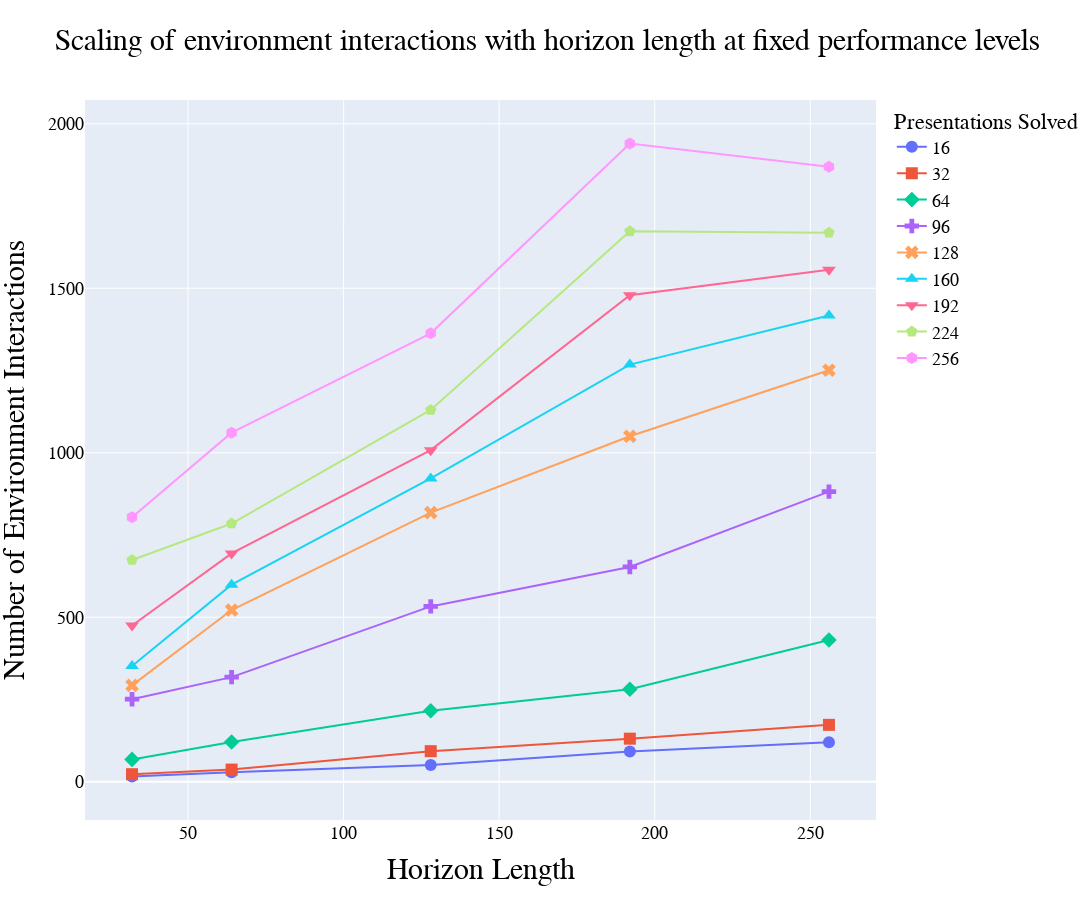

Notebook code cell kept with this figure:
### Code cell
import plotly.graph_objects as go

# Create a scatter plot for each (k, v) pair in the dictionary using Plotly
fig = go.Figure()

marker_shapes = ['circle', 'square', 'diamond', 'cross', 'x', 'triangle-up', 'triangle-down', 'pentagon', 'hexagon']

for states_type in new_outs.keys():
    for idx, (k, v) in enumerate(new_outs[states_type].items()):
        if k < 300 and states_type == "all":
            x = list([h for h in v.keys() if h >= 32])
            x.sort()
            y = [v[kp] for kp in x]
            fig.add_trace(go.Scatter(x=x, y=y, mode='lines+markers', name=f'{k}',
                                    marker=dict(size=12, symbol=marker_shapes[idx % len(marker_shapes)])))

# Add legend and labels
fig.update_layout(
    title='Scaling of environment interactions with horizon length at fixed performance levels',
    title_font=dict(size=30, family='Arial', color='black'),
    xaxis=dict(#type='log', 
                title='Horizon Length',
                title_font=dict(size=30, family='Helvetica', color='black'),
                tickfont=dict(size=18, family='Helvetica', color='black')),
    yaxis=dict(#type='log', 
                title='Number of Environment Interactions',
                title_font=dict(size=30, family='Helvetica', color='black'),
                tickfont=dict(size=18, family='Helvetica', color='black')),
    legend=dict(
    font=dict(size=18, family='Arial', color='black'),
    ),
    legend_title='Presentations Solved',
    # template='plotly_white',
    width=1200,
    height=900
)

import os
if not os.path.exists("images"):
    os.mkdir("images")

# fig.write_image("images/env_vs_horizon.pdf")
fig.show()

### Figure 1 — Plotly figure (JSON) as saved in the notebook; plotly's stock layout.template omitted (floating-point values rounded to 4 significant figures)
{"data": [{"marker": {"size": 12, "symbol": "circle"}, "mode": "lines+markers", "name": "16", "type": "scatter", "x": [32, 64, 128, 192, 256], "y": [16, 29, 51, 92, 120]}, {"marker": {"size": 12, "symbol": "square"}, "mode": "lines+markers", "name": "32", "type": "scatter", "x": [32, 64, 128, 192, 256], "y": [23, 37, 93, 131, 173]}, {"marker": {"size": 12, "symbol": "diamond"}, "mode": "lines+markers", "name": "64", "type": "scatter", "x": [32, 64, 128, 192, 256], "y": [68, 121, 216, 281, 431]}, {"marker": {"size": 12, "symbol": "cross"}, "mode": "lines+markers", "name": "96", "type": "scatter", "x": [32, 64, 128, 192, 256], "y": [251, 318, 533, 653, 882]}, {"marker": {"size": 12, "symbol": "x"}, "mode": "lines+markers", "name": "128", "type": "scatter", "x": [32, 64, 128, 192, 256], "y": [293, 522, 818, 1050, 1251]}, {"marker": {"size": 12, "symbol": "triangle-up"}, "mode": "lines+markers", "name": "160", "type": "scatter", "x": [32, 64, 128, 192, 256], "y": [352, 599, 922, 1268, 1417]}, {"marker": {"size": 12, "symbol": "triangle-down"}, "mode": "lines+markers", "name": "192", "type": "scatter", "x": [32, 64, 128, 192, 256], "y": [475, 694, 1008, 1479, 1556]}, {"marker": {"size": 12, "symbol": "pentagon"}, "mode": "lines+markers", "name": "224", "type": "scatter", "x": [32, 64, 128, 192, 256], "y": [674, 785, 1130, 1673, 1669]}, {"marker": {"size": 12, "symbol": "hexagon"}, "mode": "lines+markers", "name": "256", "type": "scatter", "x": [32, 64, 128, 192, 256], "y": [804, 1061, 1363, 1940, 1869]}], "layout": {"height": 900, "legend": {"font": {"color": "black", "family": "Arial", "size": 18}, "title": {"text": "Presentations Solved"}}, "title": {"font": {"color": "black", "family": "Arial", "size": 30}, "text": "Scaling of environment interactions with horizon length at fixed performance levels"}, "width": 1200, "xaxis": {"tickfont": {"color": "black", "family": "Helvetica", "size": 18}, "title": {"font": {"color": "black", "family": "Helvetica", "size": 30}, "text": "Horizon Length"}}, "yaxis": {"tickfont": {"color": "black", "family": "Helvetica", "size": 18}, "title": {"font": {"color": "black", "family": "Helvetica", "size": 30}, "text": "Number of Environment Interactions"}}}}
